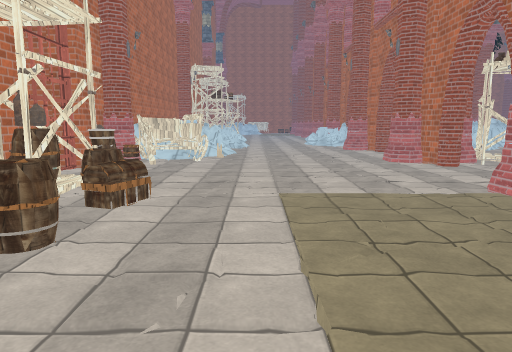
[1] (above)

24 first-person views from a walk through a Unity game level. The camera is 1.5 m above the floor, tilts 8° down and sees 70° across. The floor is counted in squares, 1 m on a side. Each view is taken from the middle of a square. On the plan, view 1 faces up. The plan holds only what a view shows up to about 16 squares ahead; the rest is blank. The place goes on beyond the plan. Some surface patterns are stand-ins.

[2]
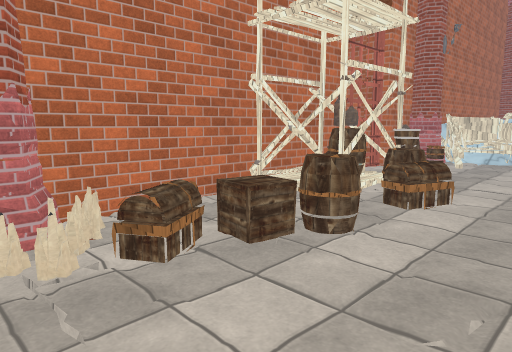

[3]
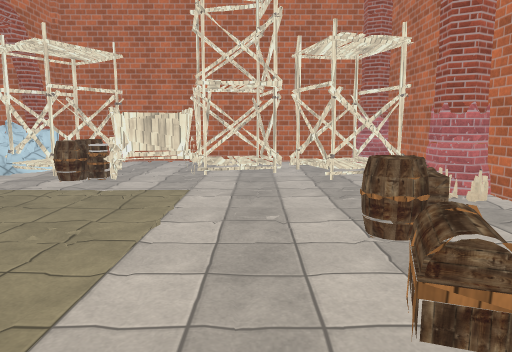

[4]
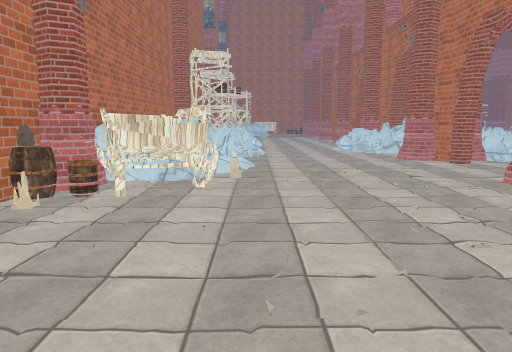

[5]
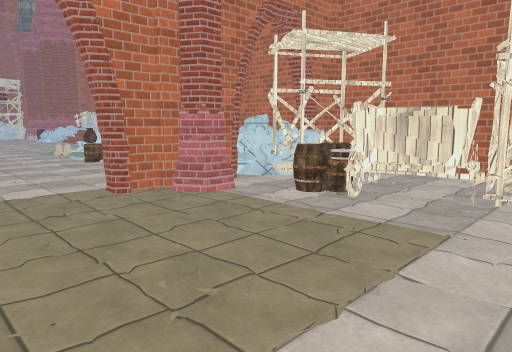

[6]
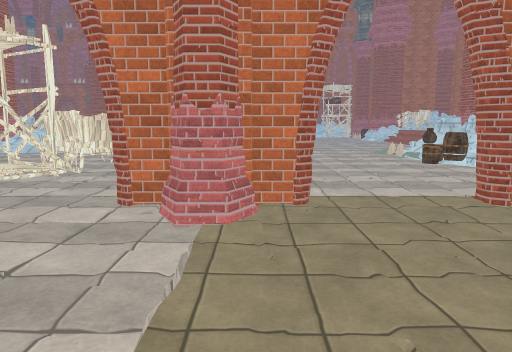

[7]
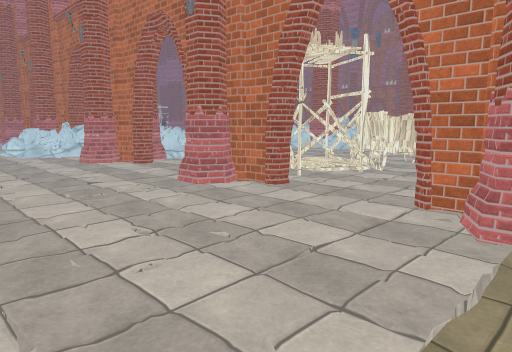

[8]
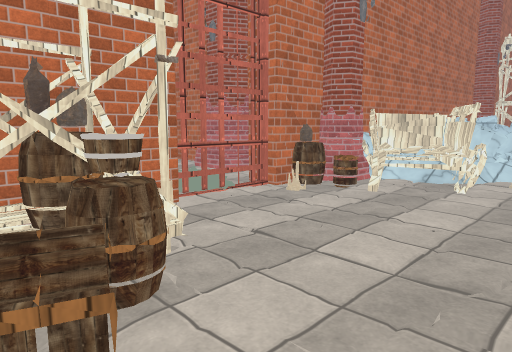

[9]
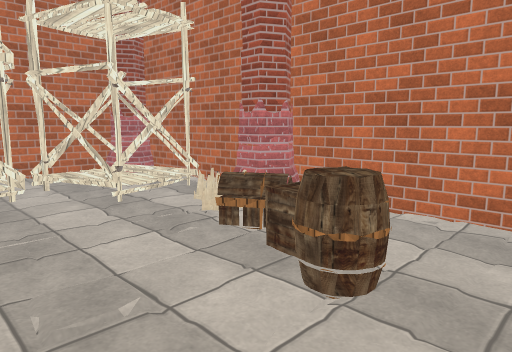

[10]
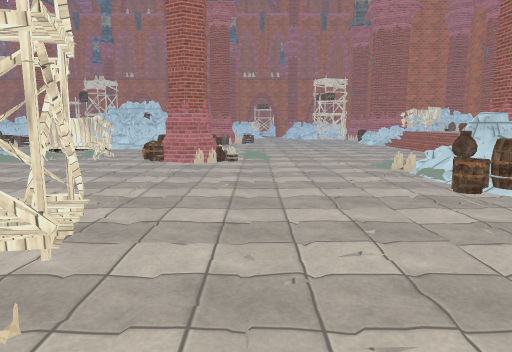

[11]
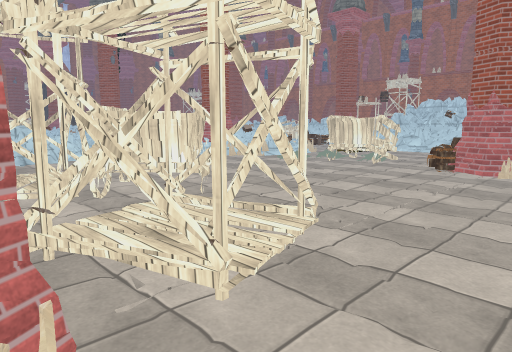

[12]
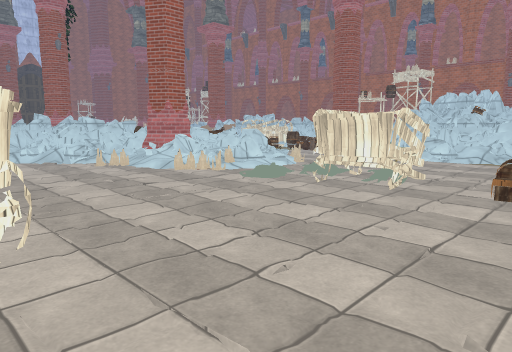

[13]
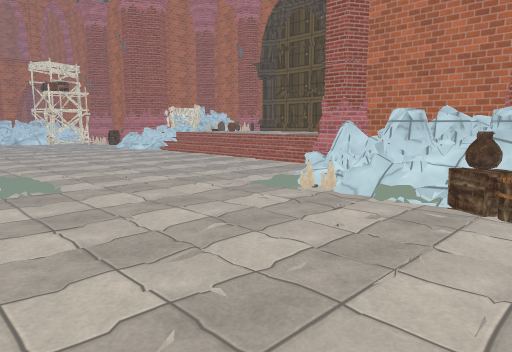

[14]
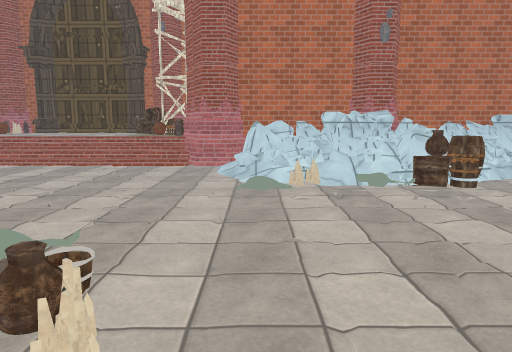

[15]
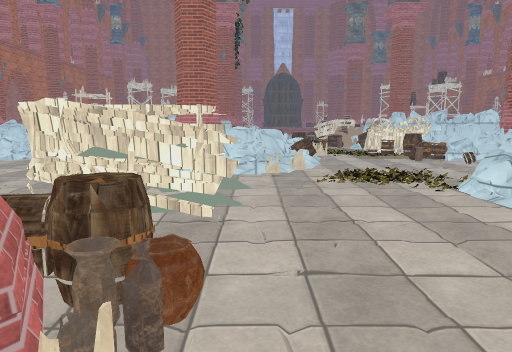

[16]
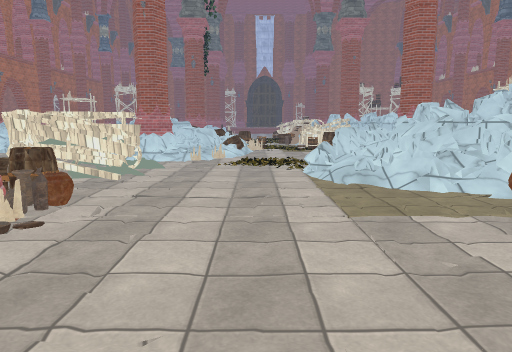

[17]
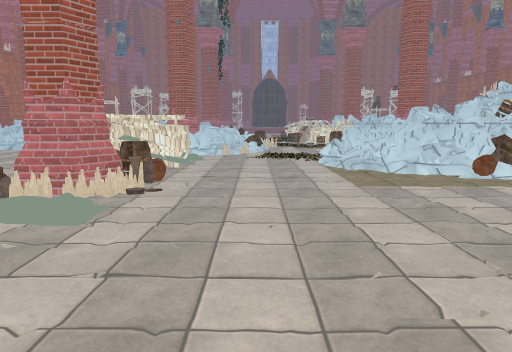

[18]
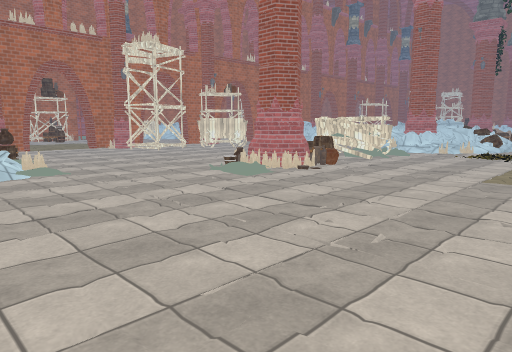

[19]
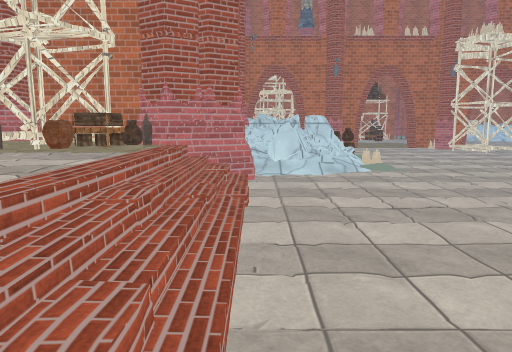

[20]
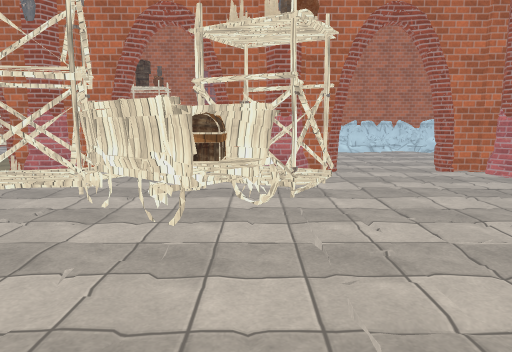

[21]
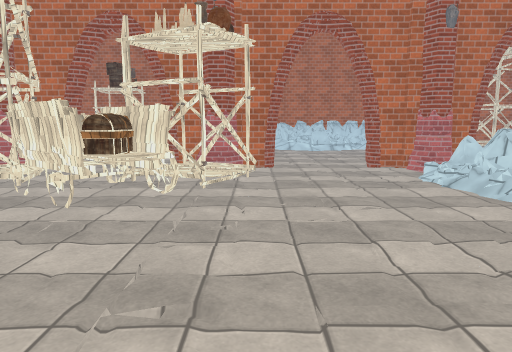

[22]
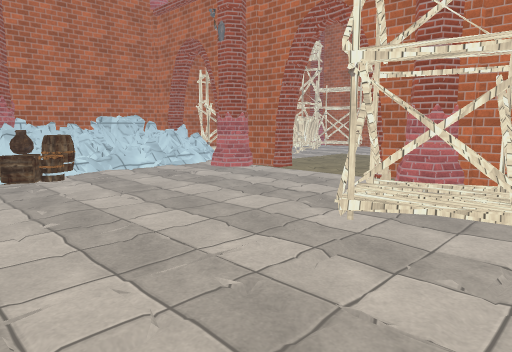

[23]
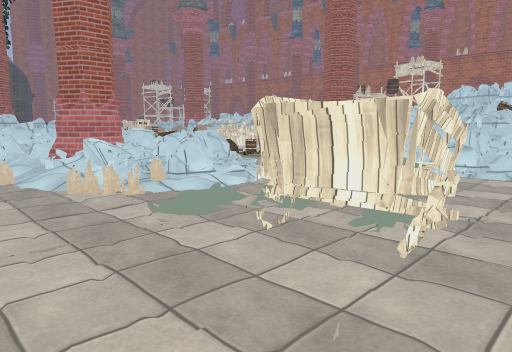

[24]
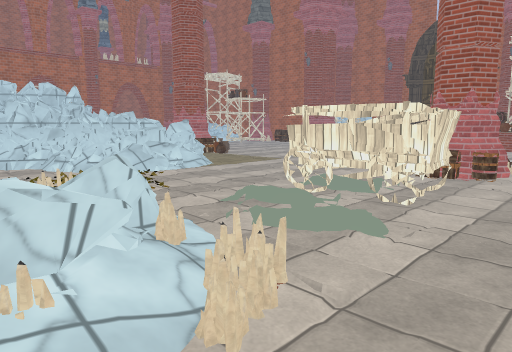

### Floor plan
Key: @ floor where view 1 was taken; # wall or solid block; x gap in a wall; . main floor; : floor 0.25 m higher than the main floor; + floor 0.5 m higher than the main floor; * floor 0.75 m higher than the main floor; % floor 1 m higher than the main floor; & floor 1.25 m higher than the main floor; / step, stairs or slope; = window, fence, low wall or low ledge; ^ raised ledge; O other object.
Columns run from 9 left of view 1 to 31 right of it. Each row starts with its distance up from view 1.
 22    #=== .......###==^=== ..O=##         O
 21    # ^  .......###.#=/=#....O##### O ...O
 20    #=  =........#............/x*##=O....
 19    ##= O...................../=*===.....
 18    #=#==.....................OOO=:O.....
 17    # OO ...................../O  O......
 16    #OOOO........#. O...../...//........#=
 15 #####OOO.......###OOO//////..//.:..... #=
 14 #. OOOOO.......###O:OOO........OO.....x*#
 13  .#OOO..........#.OOOOOO.....OOOO.....===
 12   =.................OOO.......OOO.....:==
 11   =..................OO.......O.......//#
 10   ##...............OOO........O..........
  9    #O...........#.OOOO.......OOOO........
  8    #OOO........###.OOO........##O........
  7    #OOOO.......##O.O.........O#OO........
  6    #OOO.........#............OOO.........
  5    #..........................///........
  4    #.OO..................................
  3    #..O..................................
  2    #OO..........#.............../.......
  1    ##O.........###.........../////......
  0    ##O...@OOOO.###....OOO::O/...........
 -1    #OOO...OOOO..##==//#*%==//...........
 -2    #O:O.OOO OOOOO##==+==&=^///.........
 -3    #OOOOO:OOOO.O#==#^=%&=====/......... .
 -4    #OO..OOO..OOO#=##== #####=##//////// /
 -5    ##   O      ##  #== ## #==##////////
 -6      ############  #####  ######%%%/%/%
 -7                               #OO%%%%

Where each view was taken, in squares from view 1:
view 1: 0 up, 0 right, facing up
view 2: 0 up, 0 right, facing up-left
view 3: 9 up, 1 left, facing down
view 4: 6 up, 1 left, facing up
view 5: 6 up, 1 left, facing down-right
view 6: 7 up, 0 right, facing right
view 7: 7 up, 0 right, facing up-right
view 8: 6 up, 0 right, facing up-left
view 9: 6 up, 0 right, facing down-left
view 10: 5 up, 6 right, facing right
view 11: 5 up, 8 right, facing up-right
view 12: 8 up, 13 right, facing up-right
view 13: 7 up, 13 right, facing down-right
view 14: 9 up, 19 right, facing down
view 15: 6 up, 24 right, facing up
view 16: 2 up, 27 right, facing up
view 17: 1 down, 26 right, facing up
view 18: 3 down, 31 right, facing up-left
view 19: 4 down, 31 right, facing left
view 20: 14 up, 19 right, facing left
view 21: 16 up, 20 right, facing left
view 22: 11 up, 17 right, facing down-left
view 23: 10 up, 17 right, facing up-right
view 24: 20 up, 18 right, facing down-right
